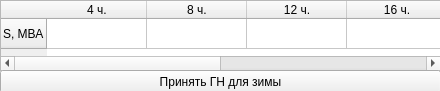
<?xml version="1.0" encoding="UTF-8"?>
<ui version="4.0">
 <class>Form</class>
 <widget class="QWidget" name="Form">
  <property name="geometry">
   <rect>
    <x>0</x>
    <y>0</y>
    <width>440</width>
    <height>91</height>
   </rect>
  </property>
  <property name="windowTitle">
   <string>Form</string>
  </property>
  <widget class="QTableWidget" name="tableWidget">
   <property name="geometry">
    <rect>
     <x>0</x>
     <y>0</y>
     <width>441</width>
     <height>71</height>
    </rect>
   </property>
   <row>
    <property name="text">
     <string>S, МВА</string>
    </property>
   </row>
   <column>
    <property name="text">
     <string>4 ч.</string>
    </property>
   </column>
   <column>
    <property name="text">
     <string>8 ч.</string>
    </property>
   </column>
   <column>
    <property name="text">
     <string>12 ч.</string>
    </property>
   </column>
   <column>
    <property name="text">
     <string>16 ч.</string>
    </property>
   </column>
   <column>
    <property name="text">
     <string>20 ч.</string>
    </property>
   </column>
   <column>
    <property name="text">
     <string>24 ч.</string>
    </property>
   </column>
  </widget>
  <widget class="QPushButton" name="one_hour_button_okey">
   <property name="geometry">
    <rect>
     <x>0</x>
     <y>70</y>
     <width>441</width>
     <height>23</height>
    </rect>
   </property>
   <property name="text">
    <string>Принять ГН для зимы</string>
   </property>
  </widget>
 </widget>
 <resources/>
 <connections/>
</ui>
